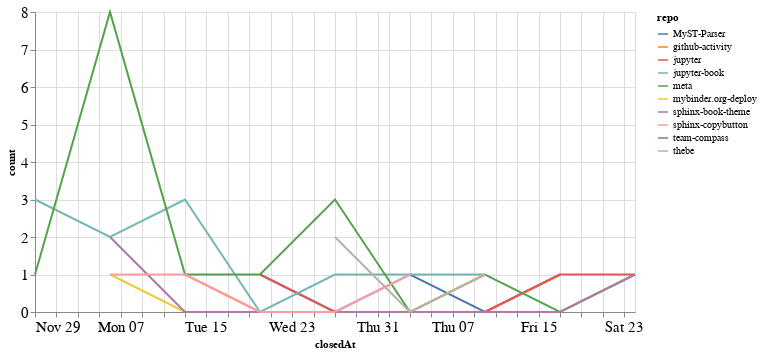

The code cell stored with this chart in its notebook:
### Code cell
closed_by_time = closed_by.groupby('repo').resample('W', on='closedAt').count()['author'].reset_index()
closed_by_time = closed_by_time.rename(columns={'author': 'count'})

alt.Chart(closed_by_time, width=600).mark_line().encode(
    x='closedAt',
    y='count',
    color='repo',
    tooltip="repo"
)

### Figure 1 — Vega-Lite specification as saved in the notebook (floating-point values rounded to 4 significant figures)
{"config": {"axisLeft": {"labelFontSize": 15}, "axisBottom": {"labelFontSize": 15}}, "data": {"name": "data-38cf5e949efaf848caa289b9be287bd6"}, "mark": "line", "encoding": {"color": {"type": "nominal", "field": "repo"}, "tooltip": {"type": "nominal", "field": "repo"}, "x": {"type": "temporal", "field": "closedAt"}, "y": {"type": "quantitative", "field": "count"}}, "width": 600, "$schema": "https://vega.github.io/schema/vega-lite/v4.8.1.json", "datasets": {"data-38cf5e949efaf848caa289b9be287bd6": [{"repo": "MyST-Parser", "closedAt": "2020-12-20T00:00:00", "count": 1}, {"repo": "MyST-Parser", "closedAt": "2020-12-27T00:00:00", "count": 0}, {"repo": "MyST-Parser", "closedAt": "2021-01-03T00:00:00", "count": 1}, {"repo": "MyST-Parser", "closedAt": "2021-01-10T00:00:00", "count": 0}, {"repo": "MyST-Parser", "closedAt": "2021-01-17T00:00:00", "count": 1}, {"repo": "github-activity", "closedAt": "2020-12-13T00:00:00", "count": 1}, {"repo": "github-activity", "closedAt": "2020-12-20T00:00:00", "count": 0}, {"repo": "github-activity", "closedAt": "2020-12-27T00:00:00", "count": 0}, {"repo": "github-activity", "closedAt": "2021-01-03T00:00:00", "count": 0}, {"repo": "github-activity", "closedAt": "2021-01-10T00:00:00", "count": 0}, {"repo": "github-activity", "closedAt": "2021-01-17T00:00:00", "count": 1}, {"repo": "jupyter", "closedAt": "2020-12-20T00:00:00", "count": 1}, {"repo": "jupyter", "closedAt": "2020-12-27T00:00:00", "count": 0}, {"repo": "jupyter", "closedAt": "2021-01-03T00:00:00", "count": 0}, {"repo": "jupyter", "closedAt": "2021-01-10T00:00:00", "count": 0}, {"repo": "jupyter", "closedAt": "2021-01-17T00:00:00", "count": 1}, {"repo": "jupyter", "closedAt": "2021-01-24T00:00:00", "count": 1}, {"repo": "jupyter-book", "closedAt": "2020-11-29T00:00:00", "count": 3}, {"repo": "jupyter-book", "closedAt": "2020-12-06T00:00:00", "count": 2}, {"repo": "jupyter-book", "closedAt": "2020-12-13T00:00:00", "count": 3}, {"repo": "jupyter-book", "closedAt": "2020-12-20T00:00:00", "count": 0}, {"repo": "jupyter-book", "closedAt": "2020-12-27T00:00:00", "count": 1}, {"repo": "jupyter-book", "closedAt": "2021-01-03T00:00:00", "count": 1}, {"repo": "jupyter-book", "closedAt": "2021-01-10T00:00:00", "count": 1}, {"repo": "meta", "closedAt": "2020-11-29T00:00:00", "count": 1}, {"repo": "meta", "closedAt": "2020-12-06T00:00:00", "count": 8}, {"repo": "meta", "closedAt": "2020-12-13T00:00:00", "count": 1}, {"repo": "meta", "closedAt": "2020-12-20T00:00:00", "count": 1}, {"repo": "meta", "closedAt": "2020-12-27T00:00:00", "count": 3}, {"repo": "meta", "closedAt": "2021-01-03T00:00:00", "count": 0}, {"repo": "meta", "closedAt": "2021-01-10T00:00:00", "count": 1}, {"repo": "meta", "closedAt": "2021-01-17T00:00:00", "count": 0}, {"repo": "meta", "closedAt": "2021-01-24T00:00:00", "count": 1}, {"repo": "mybinder.org-deploy", "closedAt": "2020-12-06T00:00:00", "count": 1}, {"repo": "mybinder.org-deploy", "closedAt": "2020-12-13T00:00:00", "count": 0}, {"repo": "mybinder.org-deploy", "closedAt": "2020-12-20T00:00:00", "count": 0}, {"repo": "mybinder.org-deploy", "closedAt": "2020-12-27T00:00:00", "count": 0}, {"repo": "mybinder.org-deploy", "closedAt": "2021-01-03T00:00:00", "count": 0}, {"repo": "mybinder.org-deploy", "closedAt": "2021-01-10T00:00:00", "count": 1}, {"repo": "sphinx-book-theme", "closedAt": "2020-12-06T00:00:00", "count": 2}, {"repo": "sphinx-book-theme", "closedAt": "2020-12-13T00:00:00", "count": 0}, {"repo": "sphinx-book-theme", "closedAt": "2020-12-20T00:00:00", "count": 0}, {"repo": "sphinx-book-theme", "closedAt": "2020-12-27T00:00:00", "count": 0}, {"repo": "sphinx-book-theme", "closedAt": "2021-01-03T00:00:00", "count": 0}, {"repo": "sphinx-book-theme", "closedAt": "2021-01-10T00:00:00", "count": 0}, {"repo": "sphinx-book-theme", "closedAt": "2021-01-17T00:00:00", "count": 0}, {"repo": "sphinx-book-theme", "closedAt": "2021-01-24T00:00:00", "count": 1}, {"repo": "sphinx-copybutton", "closedAt": "2020-12-06T00:00:00", "count": 1}, {"repo": "sphinx-copybutton", "closedAt": "2020-12-13T00:00:00", "count": 1}, {"repo": "sphinx-copybutton", "closedAt": "2020-12-20T00:00:00", "count": 0}, {"repo": "sphinx-copybutton", "closedAt": "2020-12-27T00:00:00", "count": 0}, {"repo": "sphinx-copybutton", "closedAt": "2021-01-03T00:00:00", "count": 1}, {"repo": "team-compass", "closedAt": "2020-12-20T00:00:00", "count": 1}, {"repo": "thebe", "closedAt": "2020-12-27T00:00:00", "count": 2}, {"repo": "thebe", "closedAt": "2021-01-03T00:00:00", "count": 0}, {"repo": "thebe", "closedAt": "2021-01-10T00:00:00", "count": 1}]}}
